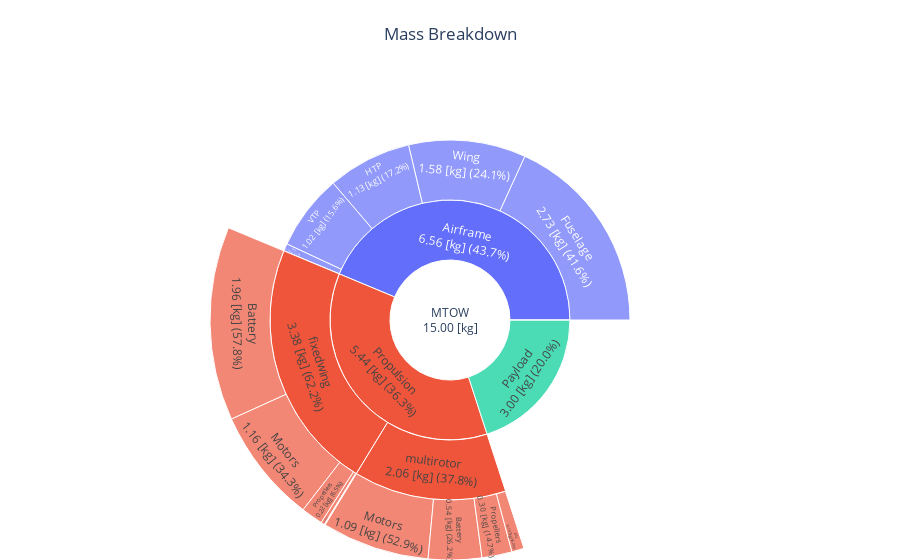

Notebook code cell kept with this figure:
### Code cell
fig = mass_breakdown_sun_plot_drone(OUTPUT_FILE)
fig.show()

### Figure 1 — Plotly figure (JSON) as saved in the notebook; plotly's stock layout.template omitted (floating-point values rounded to 4 significant figures)
{"data": [{"branchvalues": "total", "labels": ["MTOW<br>15.00 [kg]", "Payload<br>3.00 [kg] (20.0%)", "Fuel mission<br>0.00 [kg] (0.0%)", "Propulsion<br>5.44 [kg] (36.3%)", "Airframe<br>6.56 [kg] (43.7%)", "multirotor<br>2.06 [kg] (37.8%)", "Propellers<br>0.30 [kg] (14.7%)", "Motors<br>1.09 [kg] (52.9%)", "Gearboxes<br>0.00 [kg] (0.0%)", "esc<br>0.13 [kg] (6.2%)", "Battery<br>0.54 [kg] (26.2%)", "Wires<br>0.00 [kg] (0.0%)", "fixedwing<br>3.38 [kg] (62.2%)", "Propellers<br>0.22 [kg] (6.5%)", "Motors<br>1.16 [kg] (34.3%)", "Gearboxes<br>0.00 [kg] (0.0%)", "esc<br>0.04 [kg] (1.1%)", "Battery<br>1.96 [kg] (57.8%)", "Wires<br>0.01 [kg] (0.3%)", "Body<br>0.00 [kg] (0.0%)", "Arms<br>0.10 [kg] (1.5%)", "Wing<br>1.58 [kg] (24.1%)", "Fuselage<br>2.73 [kg] (41.6%)", "HTP<br>1.13 [kg] (17.2%)", "VTP<br>1.02 [kg] (15.6%)"], "parents": ["", "MTOW<br>15.00 [kg]", "MTOW<br>15.00 [kg]", "MTOW<br>15.00 [kg]", "MTOW<br>15.00 [kg]", "Propulsion<br>5.44 [kg] (36.3%)", "multirotor<br>2.06 [kg] (37.8%)", "multirotor<br>2.06 [kg] (37.8%)", "multirotor<br>2.06 [kg] (37.8%)", "multirotor<br>2.06 [kg] (37.8%)", "multirotor<br>2.06 [kg] (37.8%)", "multirotor<br>2.06 [kg] (37.8%)", "Propulsion<br>5.44 [kg] (36.3%)", "fixedwing<br>3.38 [kg] (62.2%)", "fixedwing<br>3.38 [kg] (62.2%)", "fixedwing<br>3.38 [kg] (62.2%)", "fixedwing<br>3.38 [kg] (62.2%)", "fixedwing<br>3.38 [kg] (62.2%)", "fixedwing<br>3.38 [kg] (62.2%)", "Airframe<br>6.56 [kg] (43.7%)", "Airframe<br>6.56 [kg] (43.7%)", "Airframe<br>6.56 [kg] (43.7%)", "Airframe<br>6.56 [kg] (43.7%)", "Airframe<br>6.56 [kg] (43.7%)", "Airframe<br>6.56 [kg] (43.7%)"], "type": "sunburst", "values": [15.0, 3, 0, 5.441, 6.559, 2.056, 0.3033, 1.088, 0, 0.1269, 0.5384, 0.0002533, 3.385, 0.2205, 1.161, 0, 0.0361, 1.958, 0.009778, 0, 0.1002, 1.579, 2.726, 1.131, 1.022]}], "layout": {"autosize": true, "margin": {"b": 0, "l": 0, "r": 0, "t": 80}, "title": {"text": "Mass Breakdown", "x": 0.5}}}
